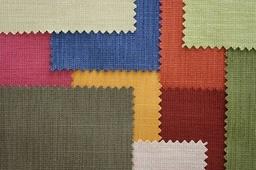
#> input picture IPP_PracticalFile2/textures.jpg, 256 x 170 px, shrunk from 626 x 416 before the run
$ jupyter execute Problem_5.ipynb   (older library calls are emulated)
#> lines starting #> are read from the running program, lines starting #| are printed output that depends on the picture; long printed decimals are rounded
# IPP Practical File 2

Swanand Wirkar 20251051 BDA

## Problem Statement

Problem 5: Texture-Based Segmentation using GLCM Features
Load a synthetic or natural multi-texture image. Extract local GLCM contrast, energy and homogeneity, then segment into k = 3 clusters. Observe how features affect segmentation quality.

[cell 1]
import cv2
import numpy as np
import matplotlib.pyplot as plt
from sklearn.cluster import KMeans
from skimage.feature import graycomatrix, graycoprops

image = cv2.imread("textures.jpg", cv2.IMREAD_GRAYSCALE)
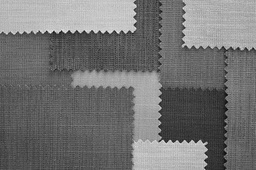
#> image: shape (170, 256); min 10, max 240, mean 115.3
if image is None:
    raise FileNotFoundError("Place a multi-texture image named texture_image.jpg in the notebook folder.")
levels=16; q=(image.astype(np.uint16)*levels//256).astype(np.uint8)
window=9; pad=window//2; padded=cv2.copyMakeBorder(q,pad,pad,pad,pad,cv2.BORDER_REFLECT)
#> after `padded = cv2.copyMakeBorder(q, pad, pad, pad, pad, cv2.BORDER_REFLECT)`:
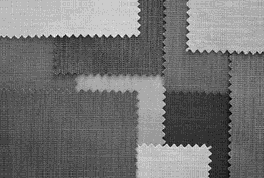
#> padded: shape (178, 264); min 0, max 15, mean 6.79; drawn with min black and max white
features=np.zeros((image.shape[0],image.shape[1],3),np.float32)
for y in range(image.shape[0]):
    for x in range(image.shape[1]):
        patch=padded[y:y+window,x:x+window]
        glcm=graycomatrix(patch,distances=[1],angles=[0,np.pi/4,np.pi/2,3*np.pi/4],levels=levels,symmetric=True,normed=True)
        features[y,x,0]=np.mean(graycoprops(glcm,"contrast"))
        features[y,x,1]=np.mean(graycoprops(glcm,"energy"))
        features[y,x,2]=np.mean(graycoprops(glcm,"homogeneity"))
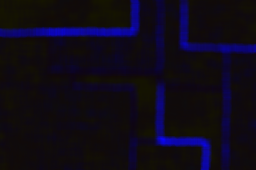
#> features: shape (170, 256, 3) float32; mean of channels 0, 1, 2 1.17, 0.5, 0.725; drawn with min black and max white
X=features.reshape(-1,3); mu=X.mean(axis=0); sd=X.std(axis=0); sd[sd==0]=1; X=(X-mu)/sd
#> after `mu = X.mean(axis=0)`: mu = [1.17, 0.5, 0.725]
#> after `sd = X.std(axis=0)`: sd = [1.47, 0.131, 0.0836]
labels=KMeans(n_clusters=3,random_state=42,n_init=10).fit_predict(X).reshape(image.shape)
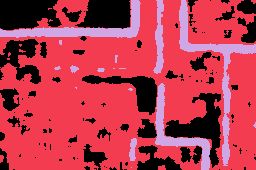
#> labels: shape (170, 256) int32; 3 distinct labels, from 0 to 2; one colour per label, 0 black
fig,ax=plt.subplots(1,3,figsize=(14,5)); ax[0].imshow(image,cmap="gray"); ax[0].set_title("Original"); ax[1].imshow(labels,cmap="viridis"); ax[1].set_title("K-means: k=3"); ax[2].imshow(features[:,:,0],cmap="magma"); ax[2].set_title("GLCM Contrast")
for a in ax: a.axis("off")
plt.tight_layout(); plt.show()
#> after `plt.tight_layout()`:
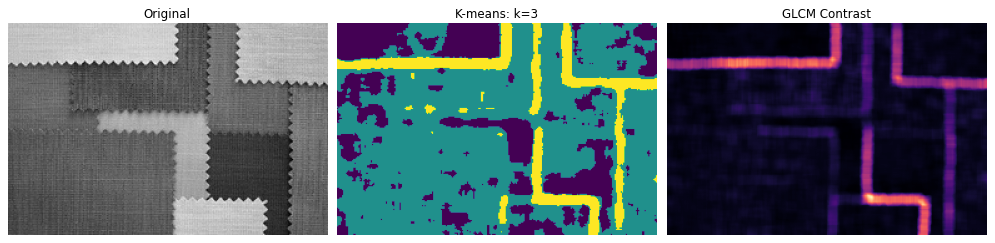
#> figure drawn by matplotlib, 3 panels
print("Mean local features — contrast:",float(features[:,:,0].mean()),"energy:",float(features[:,:,1].mean()),"homogeneity:",float(features[:,:,2].mean()))
#| Mean local features — contrast: 1.174 energy: 0.4998 homogeneity: 0.7252
print("Contrast measures local gray-level variation; energy is high for concentrated, regular patterns; homogeneity is high when neighbouring values are similar. Standardization prevents numerical scale from dominating K-means. Local windows blur boundaries, and distinct materials with similar texture statistics may share a cluster. This pixel-wise GLCM method can be slow on large images; resize for testing.")

$ run again, with IPP_PracticalFile2/clean_image.jpg copied over IPP_PracticalFile2/textures.jpg
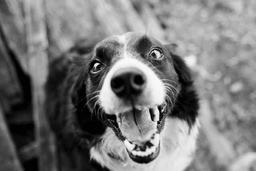
#> input picture IPP_PracticalFile2/clean_image.jpg, 256 x 171 px, shrunk from 547 x 365 before the run
#> image is the input picture: shape (171, 256); min 0, max 253, mean 120.7
#> after the loop `for y in range(image.shape[0]):`:
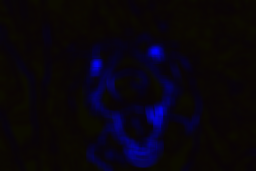
#> features: shape (171, 256, 3) float32; mean of channels 0, 1, 2 1.2, 0.4, 0.8; drawn with min black and max white
#> mu = [1.24, 0.446, 0.77]
#> sd = [2.18, 0.181, 0.139]
#> labels: shape (171, 256) int32; 3 distinct labels, from 0 to 2
#> `plt.tight_layout()`:
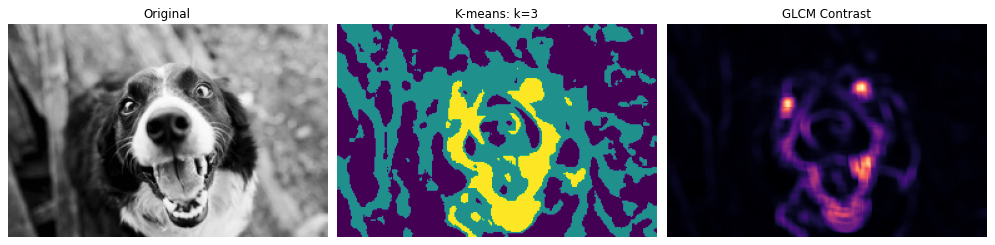
#> figure drawn by matplotlib, 3 panels
#| Mean local features — contrast: 1.236 energy: 0.4456 homogeneity: 0.7698

$ run again, with IPP_PracticalFile2/natural_image.jpg copied over IPP_PracticalFile2/textures.jpg
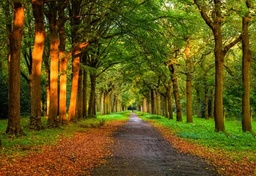
#> input picture IPP_PracticalFile2/natural_image.jpg, 256 x 176 px, shrunk from 668 x 459 before the run
#> after the loop `for y in range(image.shape[0]):`:
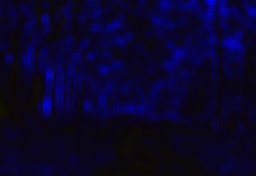
#> features: shape (176, 256, 3) float32; mean of channels 0, 1, 2 2.56, 0.276, 0.57; drawn with min black and max white
#> mu = [2.56, 0.276, 0.57]
#> sd = [1.63, 0.0897, 0.097]
#> labels: shape (176, 256) int32; 3 distinct labels, from 0 to 2
#> `plt.tight_layout()`:
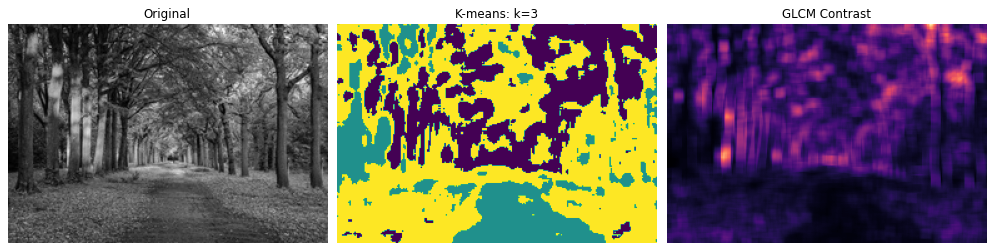
#> figure drawn by matplotlib, 3 panels
#| Mean local features — contrast: 2.558 energy: 0.276 homogeneity: 0.5699

$ run again, with IPP_PracticalFile2/plant_leaf_disease.jpg copied over IPP_PracticalFile2/textures.jpg
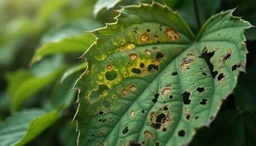
#> input picture IPP_PracticalFile2/plant_leaf_disease.jpg, 256 x 146 px, shrunk from 460 x 263 before the run
#> after the loop `for y in range(image.shape[0]):`:
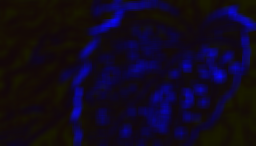
#> features: shape (146, 256, 3) float32; mean of channels 0, 1, 2 1.39, 0.429, 0.738; drawn with min black and max white
#> mu = [1.39, 0.429, 0.738]
#> sd = [1.53, 0.188, 0.137]
#> labels: shape (146, 256) int32; 3 distinct labels, from 0 to 2
#> `plt.tight_layout()`:
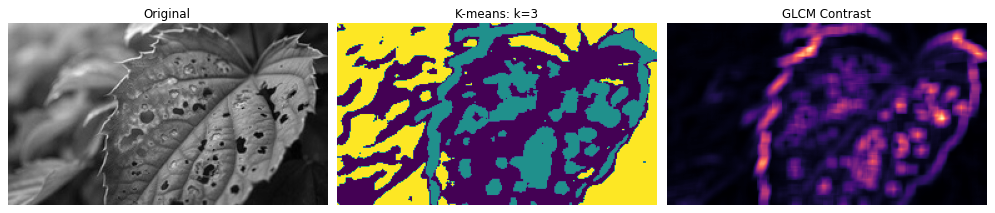
#> figure drawn by matplotlib, 3 panels
#| Mean local features — contrast: 1.393 energy: 0.4286 homogeneity: 0.7379
